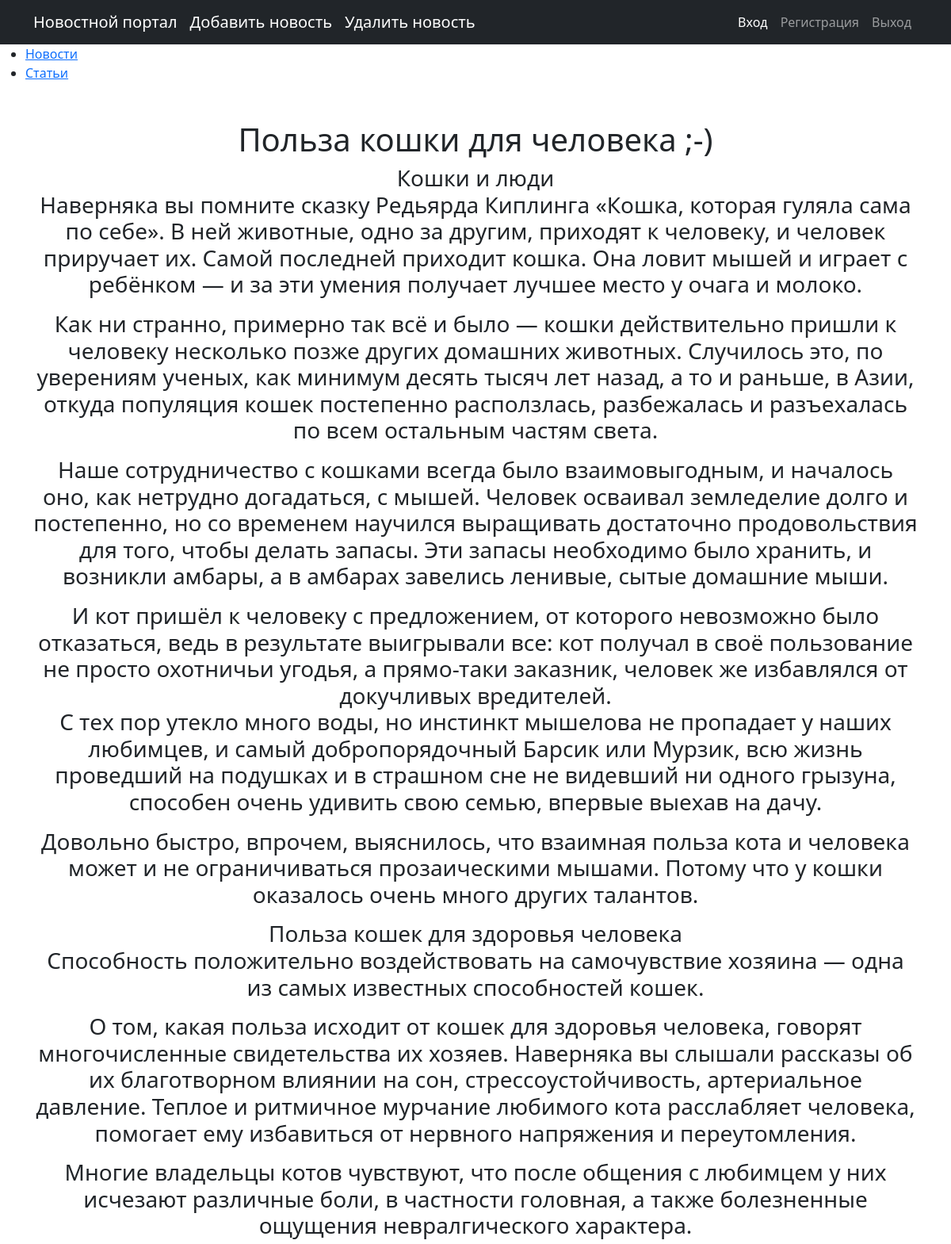
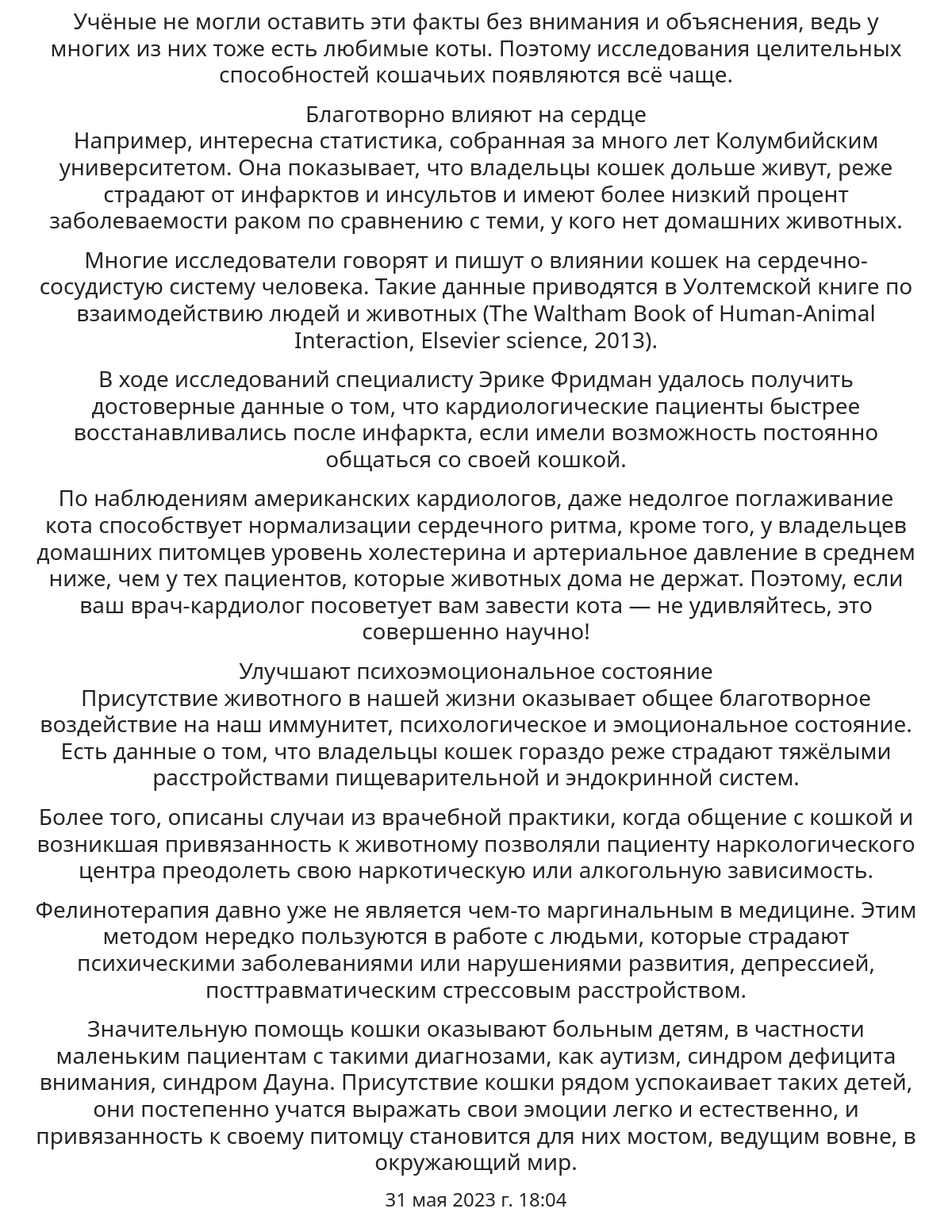
The page /main/3 on the database its author committed (2 pictures, top to bottom).
### newspro/models.py (models this page shows, shortened)
class Categoryes(models.Model):
    name = models.CharField(max_length=100)

class News(models.Model):
    title = models.CharField(max_length=150)
    text = models.TextField()
    time_in = models.DateTimeField(auto_now_add=True)
    is_published = models.BooleanField(default=False)
    category = models.ForeignKey('Categoryes', on_delete=models.CASCADE)

### newspro/views.py (the view)
# urls.py: path('<int:pk>', NewsDetail.as_view(), name='news_detail'),
class NewsDetail(DetailView):
    model = News
    template_name = 'detail.html'
    context_object_name = 'news_get'
    def get_context_data(self, **kwargs):
        context = super().get_context_data(**kwargs)
        context['bookmark'] = 'Подробное описание'
        return context

### newspro/templatetags/custom_filter.py (called while the page is built)
@register.filter()
def custom_filter(value):
   return f'{value} ;-)'

### newspro/templatetags/custom_teg.py (called while the page is built)
@register.simple_tag()
def cat():
    return Categoryes.objects.all()

### templates/detail.html (shortened to what this page needs)
{% extends 'base.html' %}
{% load custom_filter %}
{% block content %}
<h1>{{ news_get.title|custom_filter }}</h1>
<h3>{{ news_get.text|linebreaks }}</h3>
<h4>{{ news_get.time_in }}</h4>
{% endblock content %}

### templates/base.html (shortened to what this page needs)
<!DOCTYPE html>
{% load custom_teg %}
{% load static %}
<html lang="en">
    <head>
        <link href="{% static 'css/styles.css'%}" rel="stylesheet" />
    </head>
    <body>
        <nav class="navbar navbar-expand-lg navbar-dark bg-dark">
            <div class="container">
                <a class="navbar-brand" href="{% url 'main' %}">Новостной портал</a>
                <a class="navbar-brand" href="{% url 'news_create' %}">Добавить новость</a>
                <a class="navbar-brand" href="#">Удалить новость</a>
                <div class="collapse navbar-collapse" id="navbarSupportedContent">
                    <ul class="navbar-nav ms-auto mb-2 mb-lg-0">
                        <li class="nav-item"><a class="nav-link active" aria-current="page" href="{% url 'login' %}">Вход</a></li>
                        <li class="nav-item"><a class="nav-link" href="{% url 'signup' %}">Регистрация</a></li>
                        <li class="nav-item"><a class="nav-link" href="#">Выход</a></li>
                    </ul>
                </div>
            </div>
        </nav>
        <td valign="top" class="left-chapters">
            <ul id="leftchapters">
                {% cat as categoryes %}
                {% for i in categoryes %}
                <li><a href="#">{{ i.name }}</a></li>
                {% endfor %}
            </ul>
        </td>
        <div class="container">
            <div class="text-center mt-5">
                <h1>{% block content %}{% endblock content %}</h1>
            </div>
        </div>
	</body>
</html>

### rows shown on the page
Categoryes: name "Новости"
Categoryes: name "Статьи"
News: title|custom_filter "Польза кошки для человека ;-)", text "Кошки и люди Наверняка вы помните сказку Редьярда Киплинга «Кошка, которая гуляла сама по себе». В ней животные, одно за другим, приходят к человеку, и человек приручает их. Самой последней приходит кошка. Она ловит мышей и играет с ребёнком — и за эти умения получает лучшее место у очага и молоко. Как ни странно, примерно так всё и было — кошки действительно пришли к человеку несколько позже других домашних животных. Случилось это, по уверениям ученых, как минимум десять тысяч лет назад, а то и раньше, в Азии, откуда популяция кошек постепенно расползлась, разбежалась и разъехалась по всем остальным частям света. Наше сотрудничество с кошками всегда было взаимовыгодным, и началось оно, как…", time_in "31 мая 2023 г. 18:04"
